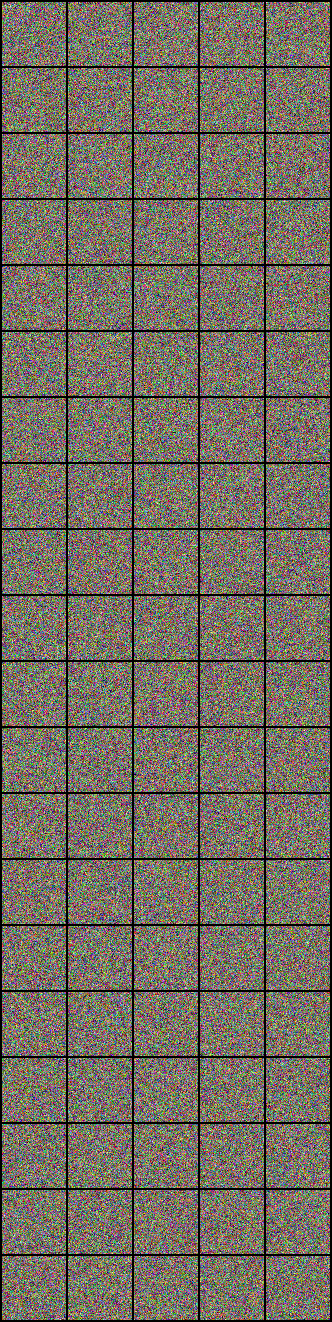
#> input picture exp/fed_desa_CLAM_SB_ResNet50_base/client0/CLAM_DM_slide_10.png, 332 x 1322 px, given in place of Task3.jpg, which was not available
$ python run.py   (older library calls are emulated)
#> lines starting #> are read from the running program, lines starting #| are printed output that depends on the picture; pictures that were not available may be replaced by others from this repository, and a replacement may not be noted
# [156 lines of commented-out code are left out]
import cv2 as cv
from matplotlib import pyplot as plt
import numpy as np
import math

import cv2
import numpy as np
from matplotlib import pyplot as plt
def show_input_output_in_a_row(orig_image, output_image, figsize=(10, 4)):
	""" this function will help you to save the input and output in a row

	Args:
		orig_image: input image
		output_image: output image
		save_path (str): your desired destination to save
		figsize (tuple): save_image size
	"""
	# Create a figure and set the size
	plt.figure(figsize=figsize)

	# Add the first image on the left
	plt.subplot(1, 2, 1)
	plt.imshow(orig_image, cmap='gray')
	plt.title('Input')
	plt.axis('off')  # Turn off axis labels

	# Add the second image on the right
	plt.subplot(1, 2, 2)
	plt.imshow(output_image, cmap='gray')
	plt.title('Output')
	plt.axis('off')

# Load blurred image
blurred_image = cv2.imread('/Users/congcong/Library/CloudStorage/OneDrive-Personal/PhD/tut/9517_24T3/Lab1/MyAssignment/5483096/lab1/Task3.jpg', cv2.IMREAD_COLOR)
#> blurred_image is the input picture: shape (1322, 332, 3); mean B, G, R 97.3, 108.9, 115.5


def upsharp_masking(image, kernel_size=9, sigmaX=0.0, alpha=1.0, beta=-1.0, unsharp_beta=7.0, gamma=0.0):
	""" Unsharp masking helper function for task3

	Args:
		image (_type_): input image
		kernel_size (int): kernerl size for Gaussian blur operation. Defaults to (0, 0).
		sigmaX (int): the Gaussian kernel standard deviation in X direction
		alpha (float): weight of the oringla image. Defaults to 1.0.
		beta (float): weight of blured image. Defaults to -1.0.
		unsharp_beta (float): weight of mask. Defaults to 7.0.
		gamma (float): scalar added to each sum. Default to 0.0
	"""
	gaussian_blur = cv2.GaussianBlur(image, (kernel_size, kernel_size), sigmaX)
	mask = cv2.addWeighted(image, alpha, gaussian_blur, beta, gamma)
	unsharpened_image = cv2.addWeighted(image, alpha, mask, unsharp_beta, gamma)
	return unsharpened_image

# [20 lines of commented-out code are left out]
TASK3_INPUT_IMAGE_PATH = '/Users/congcong/Library/CloudStorage/OneDrive-Personal/PhD/tut/9517_24T3/Lab1/MyAssignment/5483096/lab1/Task3.jpg'
# Read original image in grayscale
gray = cv2.imread(TASK3_INPUT_IMAGE_PATH, cv2.IMREAD_GRAYSCALE)
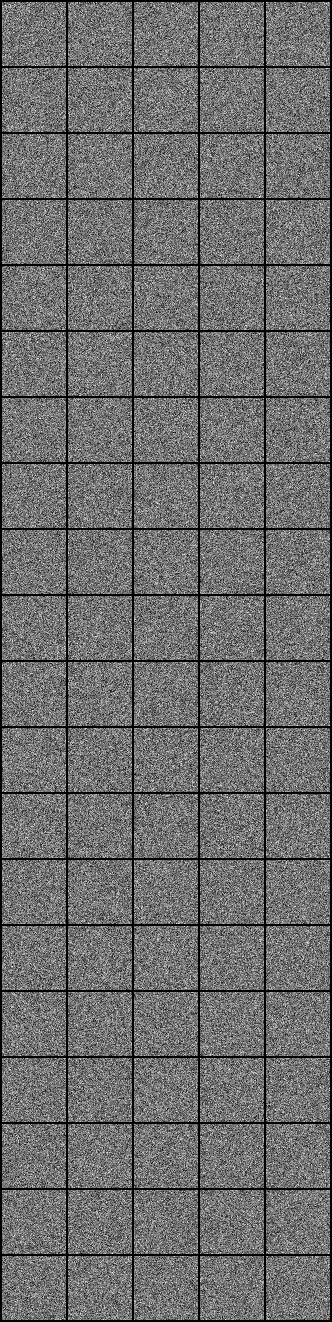
#> gray: shape (1322, 332); min 0, max 249, mean 109.1
# Unsharp Masking
# Gaussian blur
# blurred = cv2.GaussianBlur(gray, (9, 9), 0.0)
# # Subtract blurred image from the original grayscale image
# unsharp_mask = cv2.addWeighted(blurred, 1, blurred, -1, 0.0)
unsharp_mask = upsharp_masking(gray)
#> in upsharp_masking, `gaussian_blur = cv2.GaussianBlur(image, (kernel_size, kernel_size), si..`:
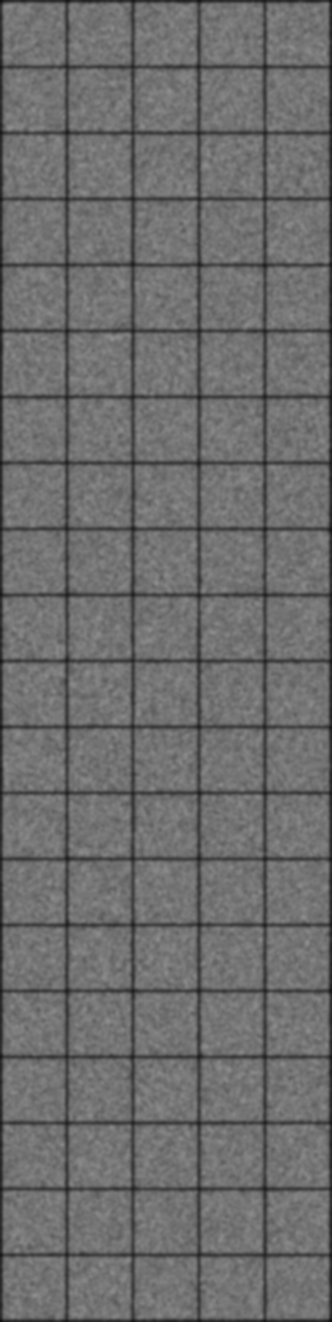
#> gaussian_blur: shape (1322, 332); min 11, max 143, mean 109.2
#> in upsharp_masking, `mask = cv2.addWeighted(image, alpha, gaussian_blur, beta, gamma)`:
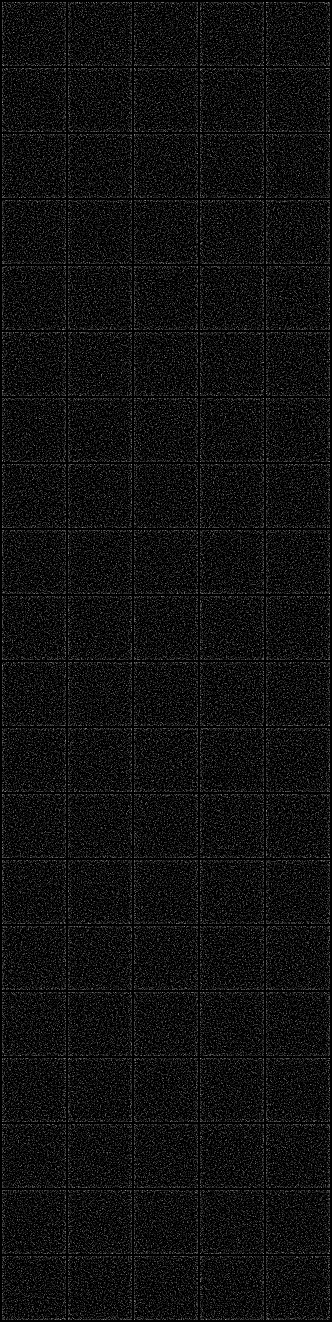
#> mask: shape (1322, 332); min 0, max 161, mean 16
#> in upsharp_masking, `unsharpened_image = cv2.addWeighted(image, alpha, mask, unsharp_beta, ..`:
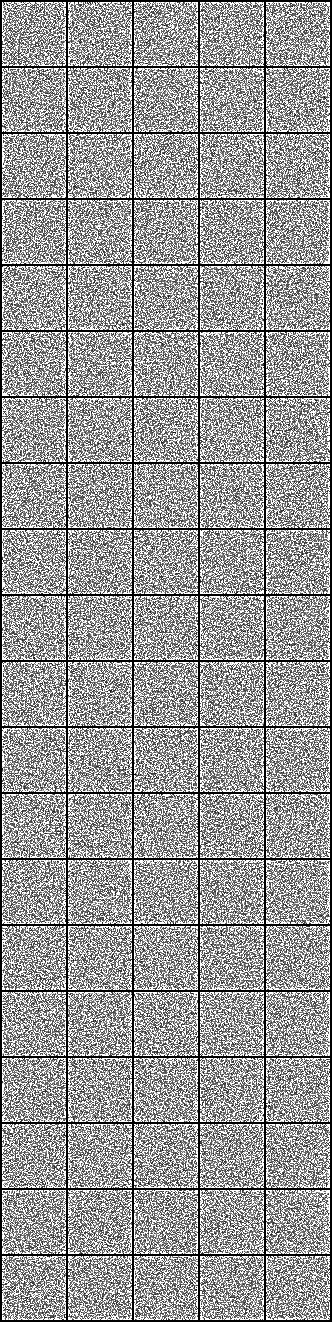
#> unsharpened_image: shape (1322, 332); min 0, max 255, mean 152.9

# Laplacian Filter
# Laplacian operator
# laplacian = cv2.Laplacian(gray_image, cv2.CV_64F)
laplacian = cv2.Laplacian(gray, cv2.CV_64F)#, ksize=3, scale=0.65, delta=0)
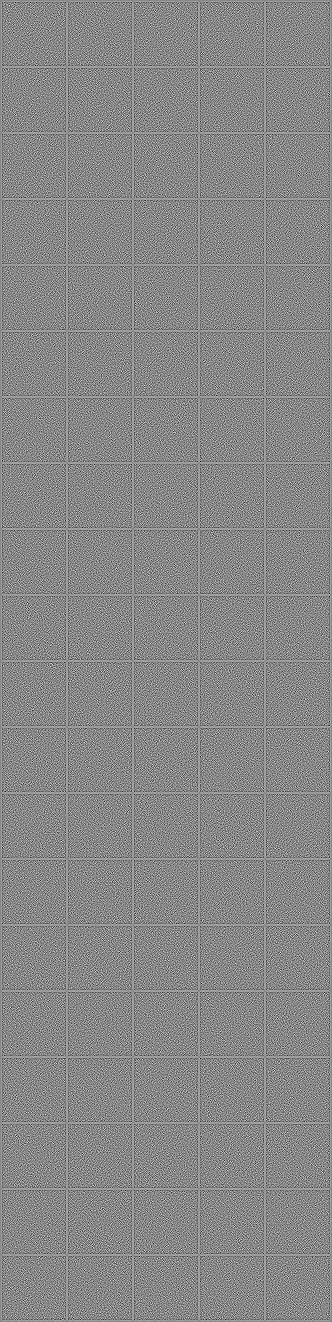
#> laplacian: shape (1322, 332) float64; min -715, max 630, mean 0; drawn with min black and max white
# Convert to uint8 (8-bit single-channel image)
laplacian = cv2.convertScaleAbs(laplacian)
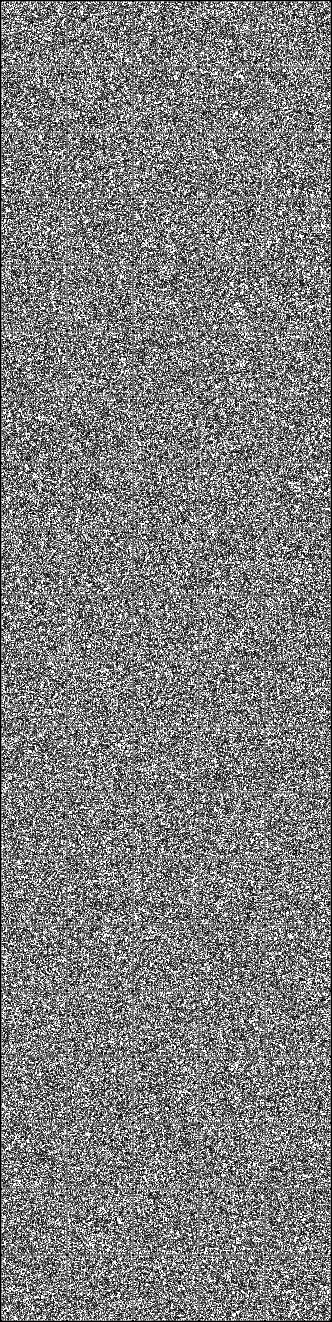
#> laplacian: shape (1322, 332); min 0, max 255, mean 124.7
# Sharpen image by adding the Laplacian to the original image
laplacian_sharpened = cv2.addWeighted(gray, 1.0, laplacian, 5, 0)
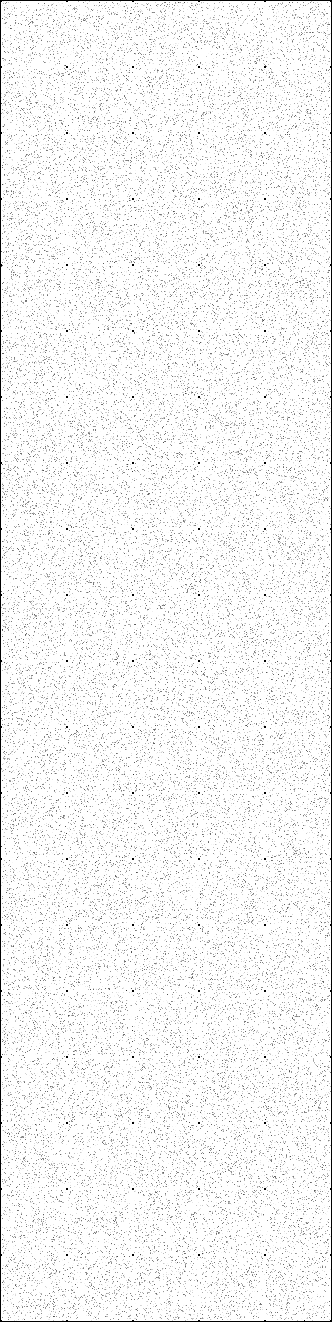
#> laplacian_sharpened: shape (1322, 332); min 0, max 255, mean 244.2

# Display different filters
fig, axes = plt.subplots(3, 1, figsize=(30, 25))

# Original Image
axes[0].imshow(blurred_image, cmap='gray')
axes[0].set_title('Blurred Image (Input)')
axes[0].axis('off')

# Unsharp Masking result
axes[1].imshow(unsharp_mask, cmap='gray')
axes[1].set_title('Unsharp Masking')
axes[1].axis('off')

# Laplacian Sharpening result
axes[2].imshow(laplacian_sharpened, cmap='gray')
axes[2].set_title('Laplacian Sharpening')
axes[2].axis('off')

plt.tight_layout()
plt.show()
#> figure, not shown here; B, G, R data is drawn as R, G, B

# # Display results
# fig, axes = plt.subplots(1, 2, figsize=(15, 10))
#
# # Original Image
# axes[0].imshow(blurred_image)
# axes[0].set_title('Blurred Image (Input)')
# axes[0].axis('off')
#
# # Best-sharpened image
# best_sharpened = laplacian_sharpened
# axes[1].imshow(best_sharpened, cmap='gray')
# axes[1].set_title('Best Sharpened Image (Laplacian)')
# axes[1].axis('off')
#
# plt.tight_layout()
# plt.show()

$ run again, on exp/fed_desa_CLAM_SB_ResNet50_base/client0/CLAM_DM_slide_12.png
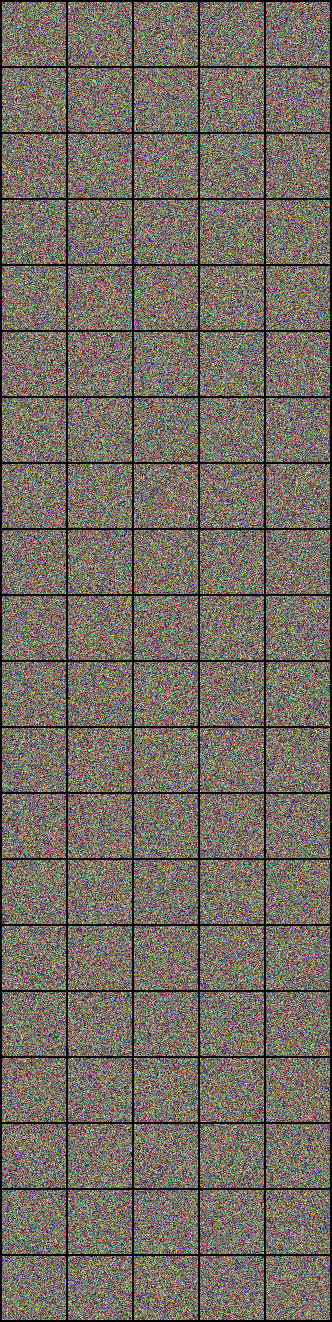
#> input picture exp/fed_desa_CLAM_SB_ResNet50_base/client0/CLAM_DM_slide_12.png, 332 x 1322 px, given in place of Task3.jpg, which was not available
#> blurred_image is the input picture: shape (1322, 332, 3); mean B, G, R 97.4, 108.8, 115.6
#> `laplacian = cv2.convertScaleAbs(laplacian)`:
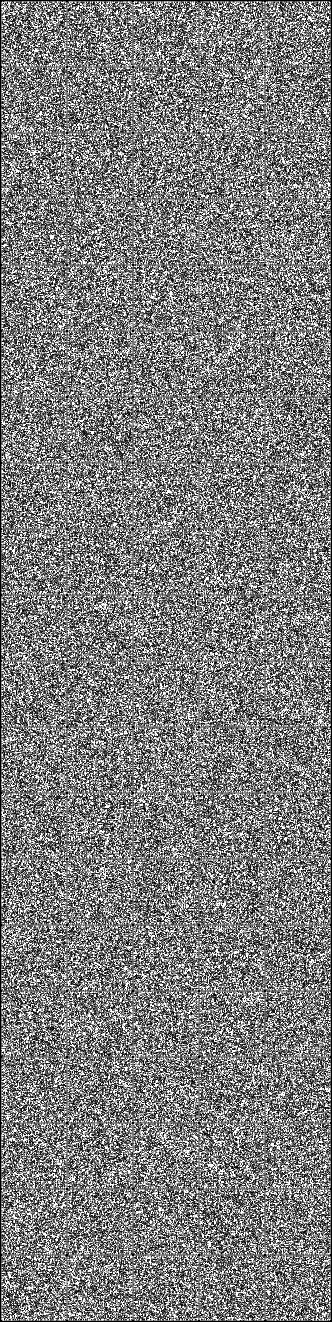
#> laplacian: shape (1322, 332); min 0, max 255, mean 125
#> `laplacian_sharpened = cv2.addWeighted(gray, 1.0, laplacian, 5, 0)`:
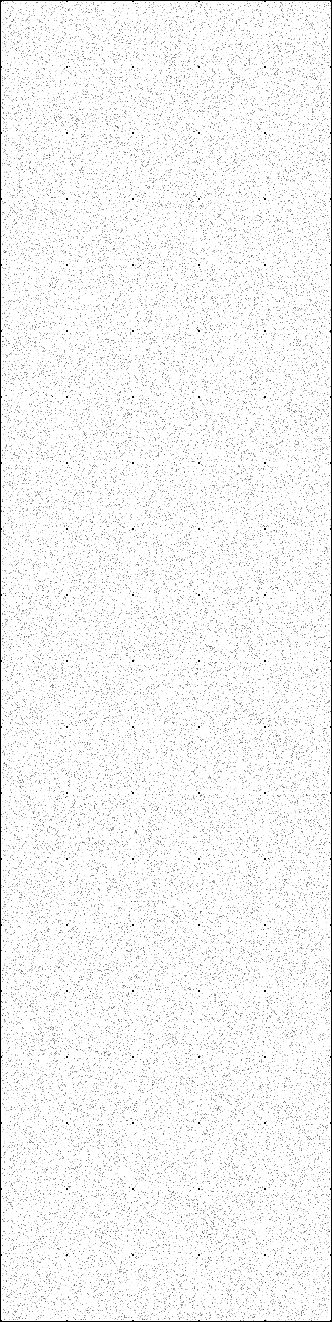
#> laplacian_sharpened: shape (1322, 332); min 0, max 255, mean 244.2
